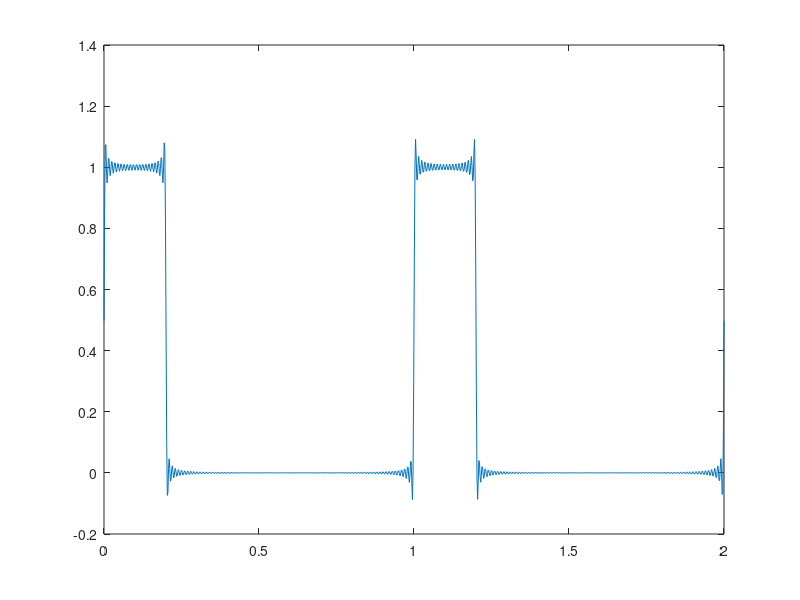
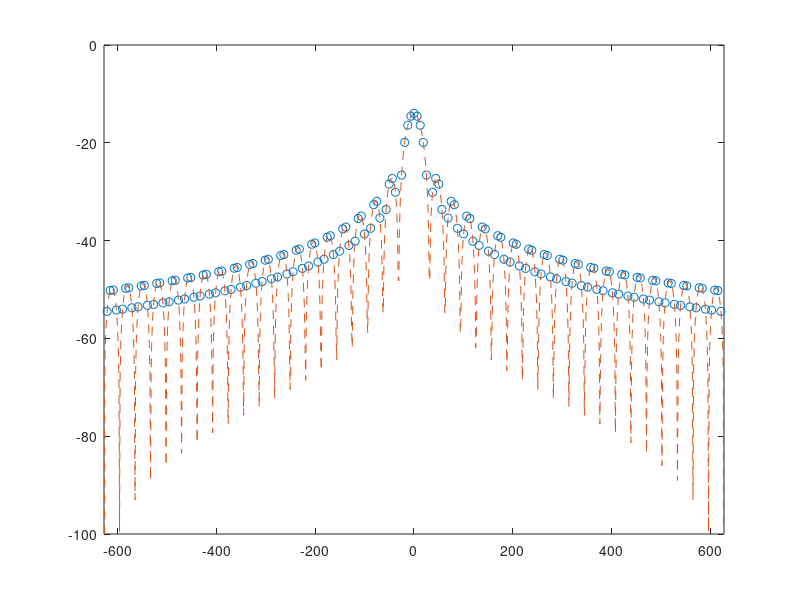

Reproduce these figures in MATLAB, in order.
clear % clear all parameters
% Fourier series parameters
T=1; % period
Tp=0.2; % pulse width
t=linspace(0,2*T,1000); % time domain (as row vector)
N=100; % number of Fourier coefficients (2N+1)
k=(-N:N)'; % discrete Fourier indices (as column vector)
omegak=2*pi*k/T; % discrete frequencies (as column vector)
% Rectangular wave
% Fourier coefficients (as column vector)
Xr=(1/T)*Tp*exp(-1i*omegak*Tp/2).*sin(omegak*Tp/2)./(omegak*Tp/2);
zeroindex=find(omegak==0); % Find index where omegak=0
Xr(zeroindex)=(1/T)*Tp; % Place correct value at omegak=0
%Xs(zeroindex)=0; % Place 0 at omegak=0
F=exp(1i*omegak*t); % Fourier matrix
xr=real(Xr.'*F); % Generate Fourier series in time domain
% Plot the result with correct time axis
figure(1)
plot(t,xr)
% Plot the Fourier coefficients (absolute value in dB)
figure(2)

plot(omegak,20*log10(abs(Xr)),'o')
axis([omegak(1) omegak(end) -100 0])
 %gFourier transform of rectangular pulse
omega=linspace(omegak(1),omegak(end),1000); % Frequency at a dense grid
XrF=(1/T)*Tp*exp(-1i*omega*Tp/2).*sin(omega*Tp/2)./(omega*Tp/2);
zeroindex2=find(omega==0); % Find index where omega=0
XrF(zeroindex2)=(1/T)*Tp; % Place correct value at omega=0
 %Plot the Fourier transform together with the Fourier coefficients%
 figure(2)
hold on
plot(omega,20*log10(abs(XrF)),'--')
hold off